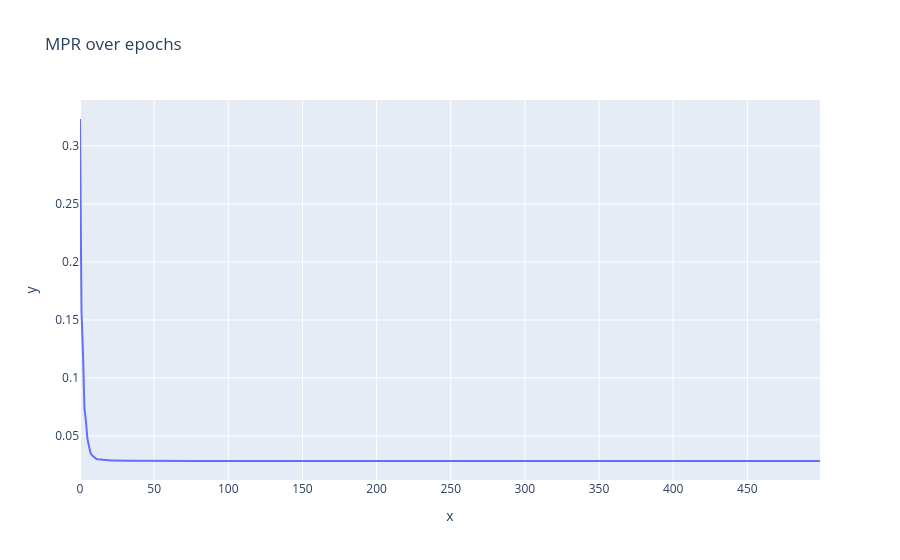
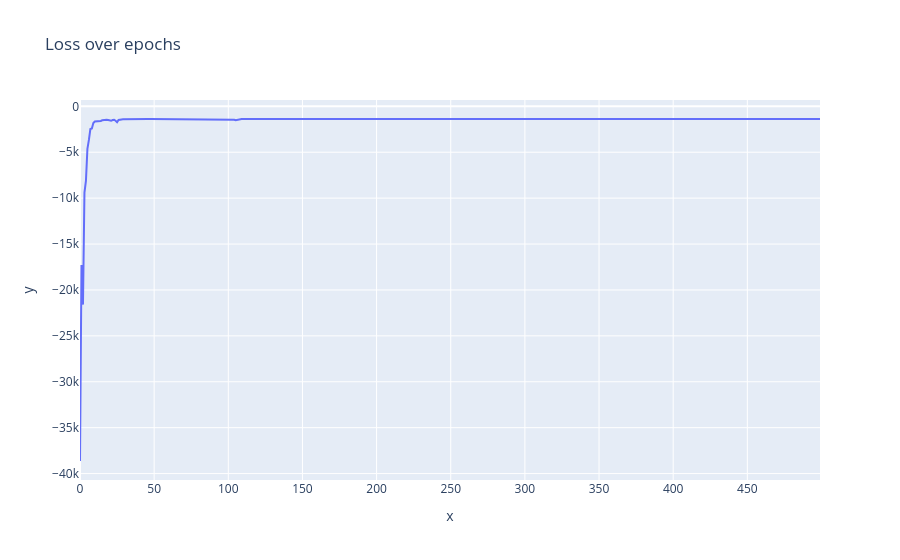

The code cell stored with these charts, in order, in its notebook:
### Code cell
px.line(y=mprs, title="MPR over epochs").show()
px.line(y=losses, title="Loss over epochs").show()

### Figure 1 — Plotly figure (JSON) as saved in the notebook; plotly's stock layout.template omitted (floating-point values rounded to 4 significant figures; data arrays with more than 128 entries replaced by an {"elided": "..."} marker saying what was removed)
{"data": [{"hovertemplate": "x=%{x}<br>y=%{y}<extra></extra>", "legendgroup": "", "line": {"color": "#636efa", "dash": "solid"}, "marker": {"symbol": "circle"}, "mode": "lines", "name": "", "orientation": "v", "showlegend": false, "type": "scatter", "x": {"elided": "500 int values"}, "xaxis": "x", "y": {"elided": "500 float values"}, "yaxis": "y"}], "layout": {"legend": {"tracegroupgap": 0}, "title": {"text": "MPR over epochs"}, "xaxis": {"anchor": "y", "domain": [0, 1], "title": {"text": "x"}}, "yaxis": {"anchor": "x", "domain": [0, 1], "title": {"text": "y"}}}}

### Figure 2 — Plotly figure (JSON) as saved in the notebook; plotly's stock layout.template omitted (floating-point values rounded to 4 significant figures; data arrays with more than 128 entries replaced by an {"elided": "..."} marker saying what was removed)
{"data": [{"hovertemplate": "x=%{x}<br>y=%{y}<extra></extra>", "legendgroup": "", "line": {"color": "#636efa", "dash": "solid"}, "marker": {"symbol": "circle"}, "mode": "lines", "name": "", "orientation": "v", "showlegend": false, "type": "scatter", "x": {"elided": "500 int values"}, "xaxis": "x", "y": {"elided": "500 float values"}, "yaxis": "y"}], "layout": {"legend": {"tracegroupgap": 0}, "title": {"text": "Loss over epochs"}, "xaxis": {"anchor": "y", "domain": [0, 1], "title": {"text": "x"}}, "yaxis": {"anchor": "x", "domain": [0, 1], "title": {"text": "y"}}}}
